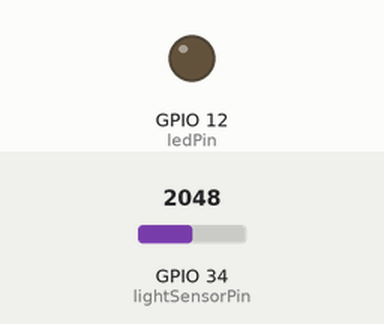
Recording of a sketch running on a simulated ESP32. On the bench: output pins drawn as LEDs (lit = HIGH). The test bench sets the inputs (shaded band); at power-on: GPIO 34 (lightSensorPin) = 2048. What the sketch prints to the serial monitor is not drawn.

Above: at 1.3 s.
1.4 s: GPIO 34 (lightSensorPin) set to 1948
At 2.0 s:
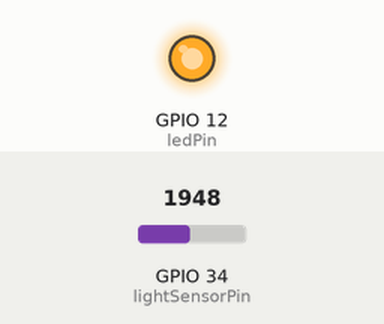
3.0 s: GPIO 34 (lightSensorPin) set to 2040
At 4.2 s:
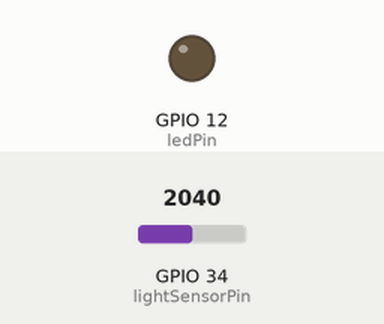
4.5 s: GPIO 34 (lightSensorPin) set to 1960
At 5.6 s:
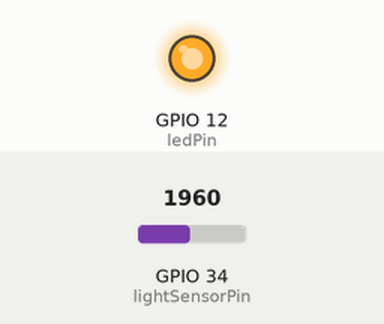
Timing chart, 0 to 7.5 s (numbered marks = the images above; inputs shaded):
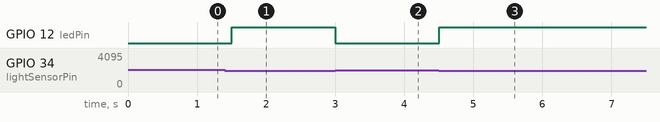

Measured:
- the behaviour switches between 2000 and 1999 on GPIO 34 (lightSensorPin) (found by bisection; images 0 and 1)
- after the input at 1.4 s, GPIO 12 (ledPin): LOW → HIGH after 0.10 s
- after the input at 3.0 s, GPIO 12 (ledPin): HIGH → LOW at once
- after the input at 4.5 s, GPIO 12 (ledPin): LOW → HIGH at once

The sketch:

1_3.ino
```cpp
const int lightSensorPin = 34;  // 光敏电阻传感器引脚
const int ledPin = 12;          // LED 灯引脚
const int threshold = 2000;     // 光照强度阈值

void setup() {
  Serial.begin(115200);
  pinMode(ledPin, OUTPUT);  // 设置 LED 灯引脚为输出模式
}

void loop() {
  int sensorValue = analogRead(lightSensorPin);  // 读取光照强度值

  Serial.print("light intensity value: ");
  Serial.print(sensorValue);

  // 根据光照强度控制 LED 灯
  if (sensorValue < threshold) {
    digitalWrite(ledPin, HIGH);  // 点亮 LED 灯
  } else {
    digitalWrite(ledPin, LOW);   // 熄灭 LED 灯
  }

  delay(500);
}
```
